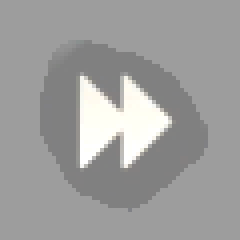
#> input picture speed_data/4_3/2/2.png, 60 x 60 px (shown 4 times larger); its folder holds only this picture in this run
$ python speed_data_to_mask_4_3.py
#> lines starting #> are read from the running program, lines starting #| are printed output that depends on the picture; after the words box and inside, x2 and y2 are one past the last pixel; in counts of white or black regions, pixels touching at a corner belong together
import cv2
import numpy as np
from PIL import Image
import os, glob

# 画像が保存されているルートディレクトリのパス
root_dir = "../speed_data/4_3"
# 数値名
speeds = [
    "2",
    "4",
]

# 画像データ用配列
X = []
# ラベルデータ用配列
Y = []


# 画像データごとにadd_sample()を呼び出し、X,Yの配列を返す関数
def make_sample(files):
    global X, Y
    X = []
    Y = []
    for cat, fname in files:
        add_sample(cat, fname)
    return np.array(X), np.array(Y)


# 渡された画像データを読み込んでXに格納し、また、
# 画像データに対応するcategoriesのidxをY格納する関数
def add_sample(cat, fname):
    img = Image.open(fname)
    data = np.asarray(img)
    data_gray = cv2.cvtColor(data, cv2.COLOR_RGB2GRAY)
    ret, result = cv2.threshold(data_gray, 230, 255, cv2.THRESH_BINARY)
    invResult = cv2.bitwise_not(result)
    cv2.imwrite('../save_speed_data/ ' + str(cat) + '.png', invResult)
    X.append(invResult)
    Y.append(cat)


# 全データ格納用配列
allfiles = []

# カテゴリ配列の各値と、それに対応するidxを認識し、全データをallfilesにまとめる
for idx, cat in enumerate(speeds):
    image_dir = root_dir + "/" + cat
    files = glob.glob(image_dir + "/*.png")
    for f in files:
        allfiles.append((idx, f))
#> pass 2 of the loop `for idx, cat in enumerate(speeds):`:

X_train, y_train = make_sample(allfiles)
#> in add_sample, img is the input picture: PIL image 60x60 RGBA; mean R, G, B, A 158.1, 157.9, 157.2, 255
#> in add_sample, `ret, result = cv2.threshold(data_gray, 230, 255, cv2.THRESH_BINARY)`:
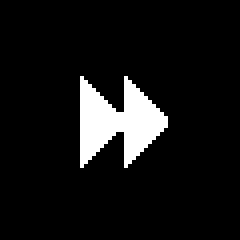
#> result: shape (60, 60) (shown 4 times larger); 8% white; 1 white region, box (x1, y1, x2, y2) and area: (20, 19, 42, 42) 288
#> pass 2 of the loop in make_sample, `for cat, fname in files:`:
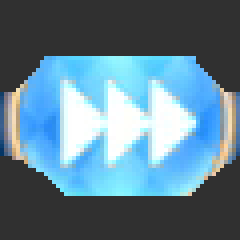
#> input picture speed_data/4_3/4/4.png, 60 x 60 px (shown 4 times larger)
#> in add_sample, img is the input picture: PIL image 60x60 RGBA; mean R, G, B, A 94.9, 126.6, 143.4, 255
#> in add_sample (call 2), `data_gray = cv2.cvtColor(data, cv2.COLOR_RGB2GRAY)`:
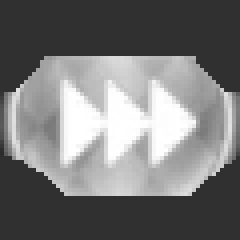
#> data_gray: shape (60, 60) (shown 4 times larger); min 44, max 255, mean 119
#> in add_sample (call 2), `ret, result = cv2.threshold(data_gray, 230, 255, cv2.THRESH_BINARY)`:
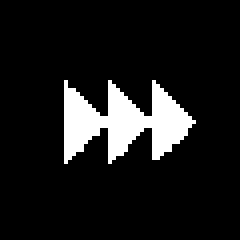
#> result: shape (60, 60) (shown 4 times larger); 10.4% white; 1 white region, box (x1, y1, x2, y2) and area: (16, 20, 49, 41) 373
#> y_train = [0, 1]
# データを保存する
np.save("../model/4_3/speed_data_4_3.npy", X_train)
